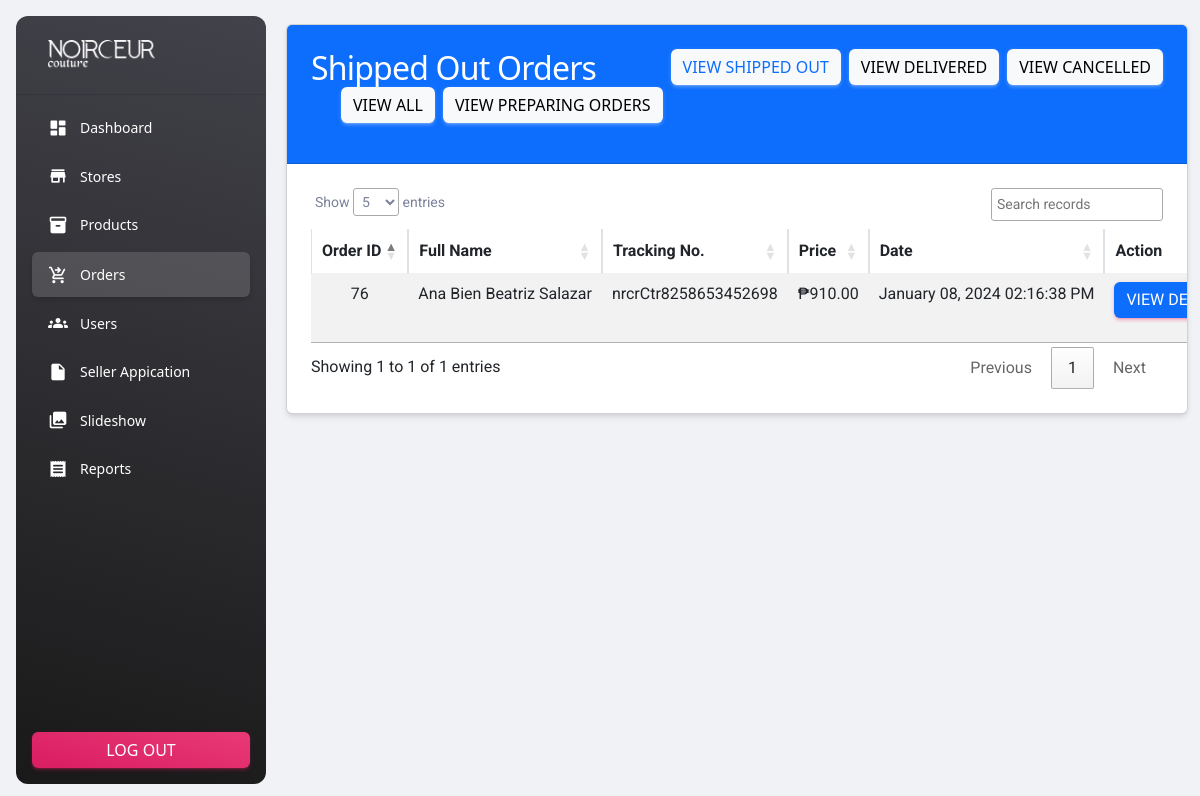
/admin/ordersShipped.php (signed in), run on the app's committed database.
### tables this page shows
CREATE TABLE `orders` (
  `orders_id` int(11) NOT NULL,
  `orders_tracking_no` varchar(255) NOT NULL,
  `orders_user_ID` int(11) NOT NULL,
  `orders_full_name` varchar(254) NOT NULL,
  `orders_email` varchar(254) NOT NULL,
  `orders_phone` varchar(11) NOT NULL,
  `orders_address` mediumtext NOT NULL,
  `orders_state` varchar(254) NOT NULL,
  `orders_city` varchar(254) NOT NULL,
  `orders_country` varchar(254) NOT NULL,
  `orders_postal_code` varchar(254) NOT NULL,
  `orders_total_price` decimal(10,2) NOT NULL,
  `orders_payment_mode` varchar(254) NOT NULL,
  `orders_payment_id` varchar(30) NOT NULL,
  `orders_status` tinyint(4) NOT NULL DEFAULT 0,
  `orders_comments` varchar(300) DEFAULT NULL,
  `orders_createdAt` timestamp NOT NULL DEFAULT current_timestamp()
);

### models/myFunctions.php (called while the page is built, shortened)
<?php
include('dbcon.php');
function getAllShippedOutOrders()
{
    global $con;
    $query = "SELECT * FROM orders WHERE orders_status='1'";
    $query_run = mysqli_query($con, $query);
    return $query_run;
}

### admin/ordersShipped.php (the view, shortened to what this page needs)
<?php include('partials/header.php');
?>
<link rel="stylesheet" href="https://cdn.datatables.net/1.13.4/css/jquery.dataTables.min.css">
<div class="container">
    <div class="row">
        <div class="col-md-12">
            <div class="card">
                <div class="card-header  bg-primary">
                    <h2 class="text-white">Shipped Out Orders
                        <a href="ordersCancelled.php" class="btn btn-light float-end ms-2">View Cancelled</a>
                        <a href="ordersDeliver.php" class="btn btn-light float-end ms-2">View Delivered</a>
                        <a href="ordersShipped.php" class="btn btn-light float-end ms-2"><span class="text-primary">View Shipped Out</span></a>
                        <a href="ordersPreparing.php" class="btn btn-light float-end ms-2">View Preparing Orders</a>
                        <a href="orders.php" class="btn btn-light float-end ms-2">View All</a>
                    </h2>
                </div>
                <div class="card-body table-responsive">
                    <table class="table table-bordered table-hover table-striped" id="ordTable">
                        <thead>
                            <tr class="text-center">
                                <th>Order ID</th>
                                <th>Full Name</th>
                                <th>Tracking No.</th>
                                <th>Price</th>
                                <th>Date</th>
                                <th>Action</th>
                            </tr>
                        </thead>
                        <tbody>
                            <?php
                            $orders = getAllShippedOutOrders();
                            if (mysqli_num_rows($orders) > 0) {
                                foreach ($orders as $item) {
                            ?>
                                    <tr>
                                        <td class="text-center"> <?= $item['orders_id'] ?> </td>
                                        <td class="text-center"> <?= $item['orders_full_name'] ?> </td>
                                        <td class="text-center"> <?= $item['orders_tracking_no'] ?> </td>
                                        <td class="text-end">₱<?= $item['orders_total_price'] ?> </td>
                                        <td class="text-center"> <?= date('F d, Y h:i:s A', strtotime($item['orders_createdAt'])) ?> </td>
                                        <td class="text-center">
                                            <a href="viewOrderDetails.php?trck=<?= $item['orders_tracking_no'] ?>" class="btn btn-primary">View Details</a>
                                        </td>
                                    </tr>
                            <?php
                                }
                            }
                            ?>
                        </tbody>
                    </table>
                </div>
            </div>
        </div>
    </div>
</div>
<?php include('partials/footer.php'); ?>

### data on the page
orders: orders_id "76", orders_full_name "Ana Bien Beatriz Salazar", orders_tracking_no "nrcrCtr8258653452698", orders_total_price "910.00", orders_createdAt "January 08, 2024 02:16:38 PM"
